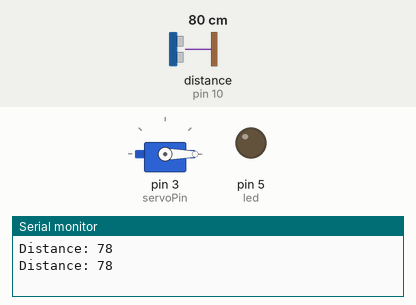
Bench run of a sketch on a simulated Arduino Uno, built with avr-gcc and run on an emulated ATmega328P. Shown: servo, output pins drawn as LEDs (lit = HIGH), the last lines printed to the serial monitor. Wiring (inferred from the names in the program): ultrasonic range finder: trigger pin 9; echo pin 10. The inputs (shaded band) are chosen by the test bench; at power-on: distance to the obstacle (sensor on pin 10) 80 cm. The echo pulse lasts 58.3 µs per cm; pins used as bus, display or sensor lines are not drawn.

Above: at 2.8 s.
2.9 s: distance to the obstacle (sensor on pin 10) set to 7 cm
7.2 s: distance to the obstacle (sensor on pin 10) set to 4 cm
At 10.6 s:
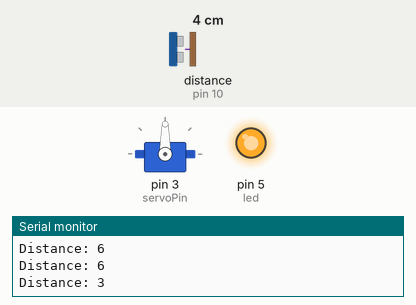
11.5 s: distance to the obstacle (sensor on pin 10) set to 9 cm
At 17.4 s:
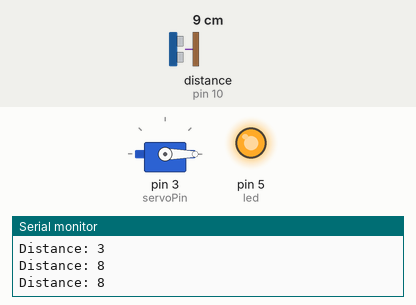
17.5 s: distance to the obstacle (sensor on pin 10) set to 2 cm
At 21.5 s:
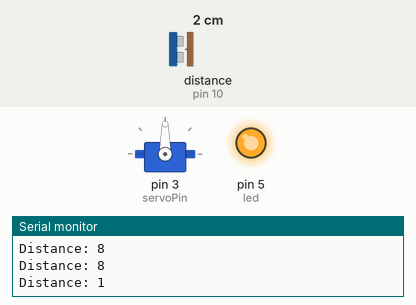
22.5 s: distance to the obstacle (sensor on pin 10) set to 18 cm
At 29.2 s:
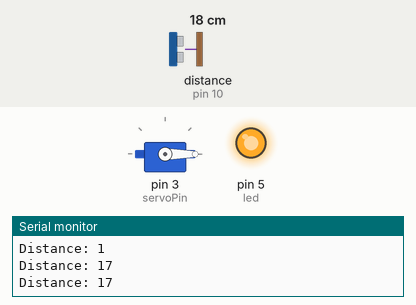
Timing chart, 0 to 29.5 s (numbered marks = the images above; inputs shaded):
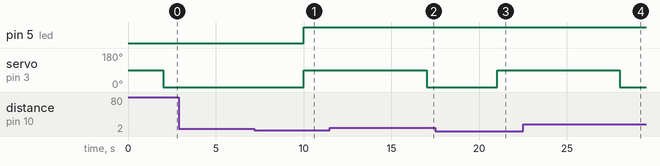

Measured:
- the behaviour switches between 6 and 5 cm on distance to the obstacle (sensor on pin 10) (found by bisection; images 0 and 1)
- after the input at 7.2 s, pin 5 (led): LOW → HIGH after 2.8 s; servo on pin 3 (servoPin): 0° → 90° after 2.8 s
- after the input at 11.5 s, servo on pin 3 (servoPin): 90° → 0° after 5.5 s
- after the input at 17.5 s, servo on pin 3 (servoPin): 0° → 90° after 3.5 s
- after the input at 22.5 s, servo on pin 3 (servoPin): 90° → 0° after 5.5 s

The sketch:

Arduino_AutomaticParking.ino
```cpp
#include <Servo.h>

// defines pins numbers
#define trigPin 9
#define echoPin 10
int servoPin = 3;
#define led 5

//Object Creation
Servo Servo1;

// defines variables
long duration;
int distance;

void setup() {
pinMode(trigPin, OUTPUT); // Sets the trigPin as an Output
pinMode(echoPin, INPUT); // Sets the echoPin as an Input
Servo1.attach(servoPin);
Serial.begin(9600); // To start serial communication  at a rate of 9600 bits per second.
pinMode(led,OUTPUT);
}

void loop() {
// Clears the trigPin
digitalWrite(trigPin, LOW);
delayMicroseconds(2);

// Sets the trigPin on HIGH state for 10 micro seconds
digitalWrite(trigPin, HIGH);
delayMicroseconds(10);
digitalWrite(trigPin, LOW);

// Reads the echoPin, returns the sound wave travel time in microseconds
duration = pulseIn(echoPin, HIGH);

// Calculating the distance
distance= duration*0.034/2;

// Prints the distance on the Serial Monitor
Serial.print("Distance: ");
Serial.println(distance);
delay(2000);


      if(distance < 5){
           Servo1.write(90);
           digitalWrite(led,HIGH);
           delay(5000);
         }
      else{
        Servo1.write(0);
      }

}
```
